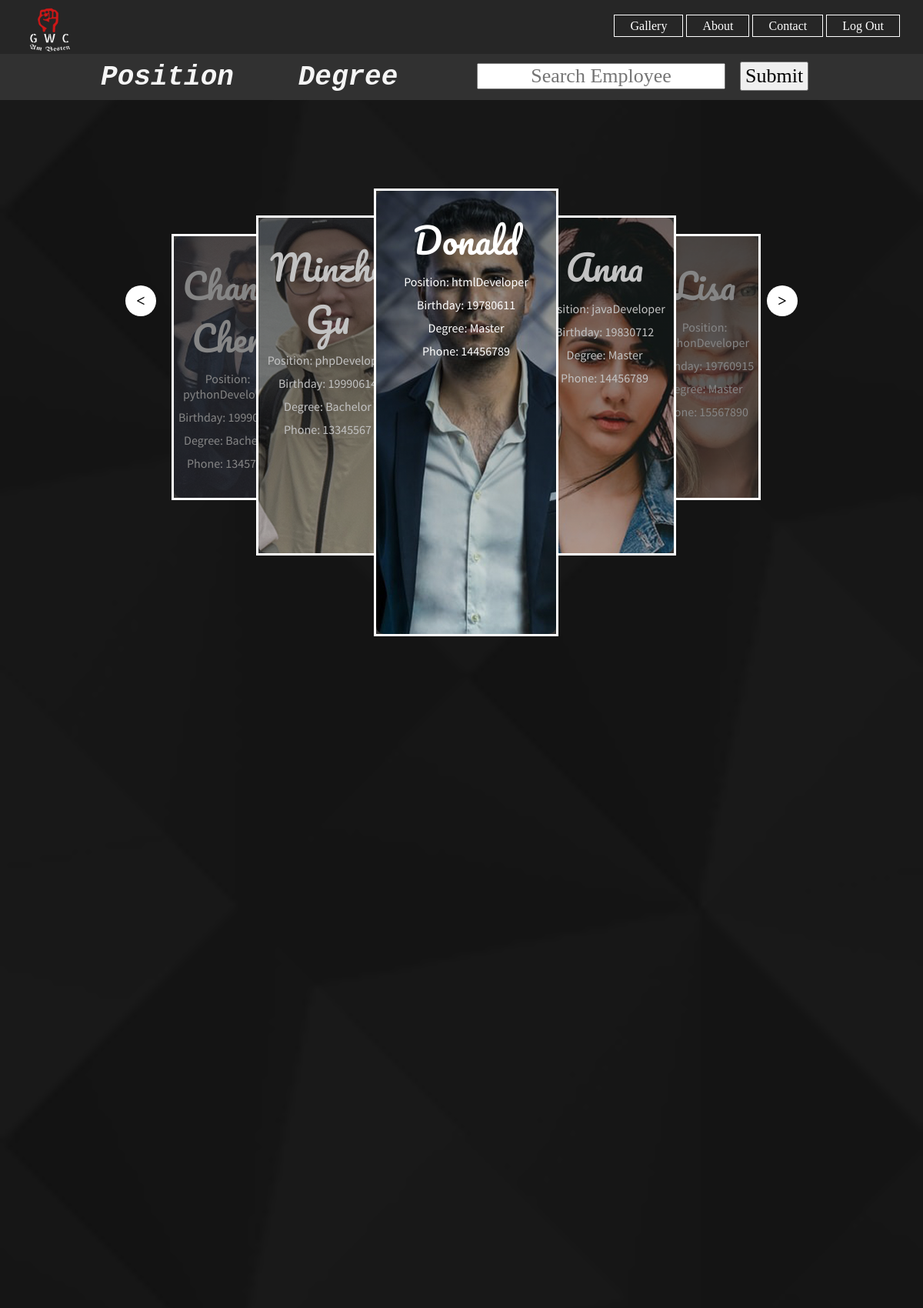
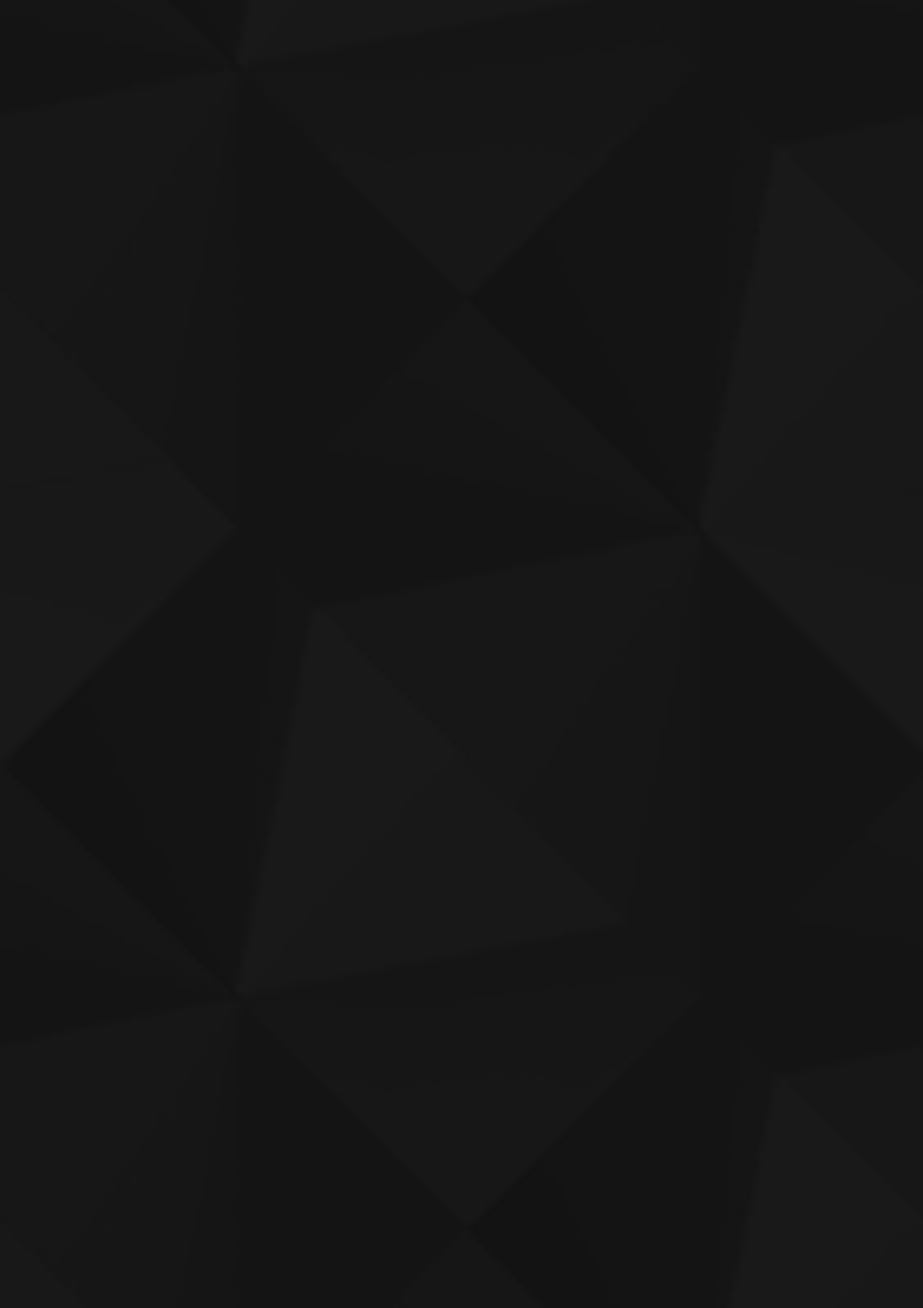
The app's page /product/mainPage.php (upper part) with its own data (2 pictures, top to bottom).
### tables this page shows
CREATE TABLE `peopleinformation` (
  `id` int(11) NOT NULL,
  `name` varchar(255) NOT NULL,
  `position` varchar(255) NOT NULL,
  `birthday` varchar(255) NOT NULL,
  `degree` varchar(255) NOT NULL,
  `image` varchar(255) NOT NULL,
  `phone` varchar(255) NOT NULL,
  `description` text NOT NULL
);

### product/includes/mainpage.inc.php/query.inc.php (called while the page is built, shortened)
<?php
if(!isset($_GET['search'])){
	$parameter_slide = mysqli_query($conn, "SELECT * FROM peopleInformation");
}

### product/includes/mainpage.inc.php/gallery_slide.inc.php (the view, shortened to what this page needs)
<div class="slide hi-slide">
  <div class="hi-prev"></div>
  <div class="hi-next"></div>
  <ul>
    <?php
    foreach ($parameter_slide as $information){
      $id= $information['id'];
      $name= $information['name'];
      $image= $information['image'];
      $position= $information['position'];
      $degree= $information['degree'];
      $phone= $information['phone'];
      $birthday= $information['birthday'];
      echo"<li>
        <div class=\"gallery-box gallery-img-$id\">
                  <a href= \"../overview/index.php?id=$id\">
                      <style type=\"text/css\">
                          .gallery-img-$id{background: linear-gradient(rgba(0, 0, 0, 0.50), rgba(0, 0, 0, 0.10)), url($image);}
                      </style>
            <div class=\"gallery-info\">
              <h3>$name</h3>
              <p>Position: $position</p>
              <p>Birthday: $birthday</p>
              <p>Degree: $degree</p>
              <p>Phone: $phone</p>
            </div>
        </a>
        </div>
      </li>";
    }
    ?>
  </ul>
</div>

### product/header/mainPage_header.php (shortened to what this page needs)
<html>
<head>
	<link rel="stylesheet" type="text/css" href="style/style.css">
</head>
<body>
	<div class="main">
		<header>
			<div class="logo">
				<img src='../asset/picture/logo.png'>
			</div>
			<nav>
				<ul>
					<li><a href="mainPage.php">Gallery</a></li>
					<li><a href="#about">About</a></li>
					<li><a href="#contact">Contact</a></li>
					<li><a href="../welcome/mainPage.php">Log Out</a></li>
				</ul>
			</nav>
		</header>
		<div class="navbar_bg">
			<form method="post">
			<div class="navbar">
				<ul class="list_one">
					<li class="content_one">
						<h1 href="#">Position</h1>
					</li>
					<li class="content_one">
						<h1 href="#">Degree</h1>
					</li>
					<form method = "POST">
						<input type="text" name="search" placeholder="Search Employee" />
						<button type="submit" name="submit-search">Submit</button>
					</form>
				</ul>
			</div>
			</form>
		</div>

### product/mainPage.php (shortened to what this page needs)
<?php
	require "../login/includes/dbh.inc.php";
	require "./includes/mainpage.inc.php/query.inc.php";
	include_once "./header/mainPage_header.php";
?>
<?php
	if(isset($parameter_slide)){
		require "./includes/mainpage.inc.php/gallery_slide.inc.php";
	}else if(isset($parameter)){
		require "./includes/mainpage.inc.php/gallery_tile.inc.php";
	}
?>
<?php
	include_once "./footer/mainPage_footer.php";
?>

### product/footer/mainPage_footer.php (shortened to what this page needs)
<div class="about-section" id="about">
		</div>
	</div>
</body>
</html>

### product/style/style.css (style rules this page uses)
* { margin: 0; padding: 0; font-family: Century Gothic; text-decoration:none; }
.main { margin: auto; background-image: url(../../asset/picture/diagmonds.png); height: 100vh; width: 100vw; background-size: contain; background-position: center; position: absolute; overflow: scroll; overflow-x: hidden; }
header { height: 70px; background: #262626; width: 100%; z-index: 332477; position: sticky; top: 0; }
nav ul { float: right; list-style-type: none; margin-top: 25px; margin-right: 30px; }
nav ul li { display: inline-block; }
nav ul li a { text-decoration:none; color: white; padding: 5px 20px; border: 1px solid white; transition: 0.7s ease; }
.logo img { margin-left: 30px; float: left; width: 70px; height: auto; }
.navbar_bg { width: 100%; height: 60px; background: rgb(49, 49, 49); }
.navbar { width: 1000px; height: 60px; margin: 0 auto; }
.content_one { float: left; width: 235px; height: 60px; display: inline; text-align: center; position: relative; z-index: 9999; }
.content_one h1 { font-family: 'Courier New', Courier, monospace; font-style: oblique; font-size: 36px; color: whitesmoke; }
.list_one input { margin-left: 50px; margin-top: 12px; display: inline; text-align: center; font-size: 26px; }
.list_one button { padding:2px 5px; margin-left: 15px; font-size: 26px; }
.gallery-grid:after, .gallery-box:before { content: ""; display: table; }
.gallery-box { width: 100%; height: 100%; position: relative; text-align: center; text-decoration: none; cursor: pointer; border-radius: 10px; -webkit-transition: 0.3s ease-in-out, -webkit-transform 0.3s ease-in-out; -moz-transition: 0.3s ease-in-out, -moz-transform 0.3s ease-in-out; transition: 0.3s ease-in-out, transform 0.3s ease-in-out; }
.gallery-info { position: relative; text-align: center; width: inherit; height: inherit; padding: 30px 0 0 0; vertical-align: bottom; }
.gallery-info h3 { font-family: 'Pacifico', cursive; text-align: center; font-weight: 400; color: rgb(255, 255, 255); display: inline; align-items: center; font-size: 45px; margin: auto; text-align: center; padding: auto; line-height: 1.5; }
#about { max-width: 100vw; margin: 2% auto; padding: 50vh 2%; }
p { font-family: "Source Sans Pro", sans-serif; color: #fff; text-align: center; padding: 10px 0 0 0; }
h1 { font-family: "Source Sans Pro", sans-serif; color: #fff; text-align: center; padding: 10px 0 0 0; }
.hi-slide { position: relative; width: 754px; height: 292px; margin: 115px auto 0; }
.hi-slide .hi-next, .hi-slide .hi-prev { position: absolute; top: 50%; width: 40px; height: 40px; margin-top: -20px; border-radius: 50px; line-height: 40px; text-align: center; cursor: pointer; background-color: #fff; color: black; transition: all 0.6s; font-size: 20px; font-weight: bold; }
.hi-slide .hi-prev { left: -60px; }
.hi-slide .hi-prev::before { content: '<'; }
.hi-slide .hi-next { right: -60px; }
.hi-slide .hi-next::before { content: '>'; }
.hi-slide > ul { list-style: none; position: relative; width: 754px; height: 292px; margin: 0; padding: 0; }
.hi-slide > ul > li { overflow: hidden; position: absolute; z-index: 0; left: 377px; top: 146px; width: 0; height: 0; margin: 0; padding: 0; border: 3px solid #fff; background-color: #333; cursor: pointer; }
.hi-slide > ul > li > .gallery-box { width: 100%; height: 100%; background-position: center; }

### records on screen
peopleinformation: shows a picture, name "Chang Chen", position "pythonDeveloper", birthday "19990614", degree "Bachelor", phone "1345778"
peopleinformation: shows a picture, name "Minzhe Gu", position "phpDeveloper", birthday "19990614", degree "Bachelor", phone "13345567"
peopleinformation: shows a picture, name "Donald", position "htmlDeveloper", birthday "19780611", degree "Master", phone "14456789"
peopleinformation: shows a picture, name "Anna", position "javaDeveloper", birthday "19830712", degree "Master", phone "14456789"
peopleinformation: shows a picture, name "Lisa", position "pythonDeveloper", birthday "19760915", degree "Master", phone "15567890"
